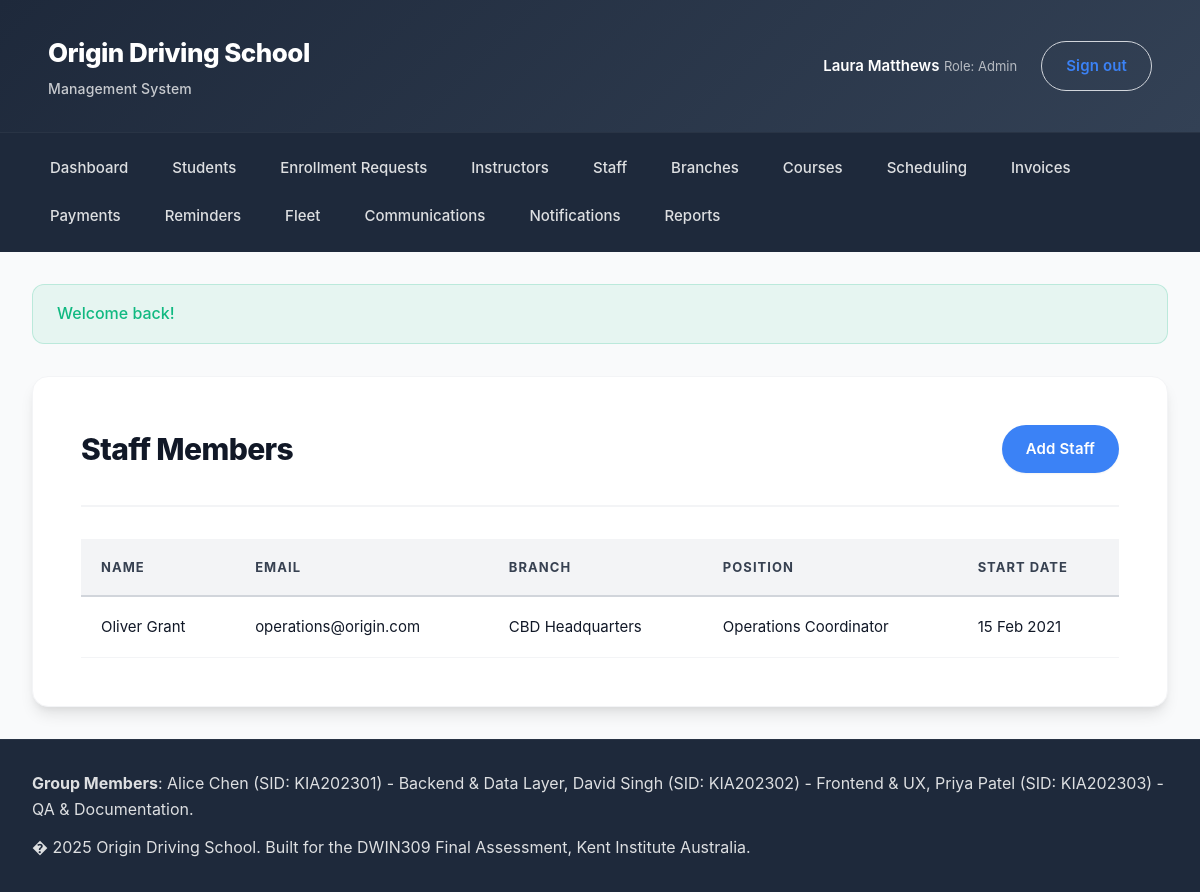
/index.php?page=staff&action=index (signed in), run on the app's committed database.
### tables this page shows
CREATE TABLE staff_profiles (
    id INT UNSIGNED AUTO_INCREMENT PRIMARY KEY,
    user_id INT UNSIGNED NOT NULL,
    branch_id INT UNSIGNED NULL,
    position_title VARCHAR(100) NULL,
    employment_type VARCHAR(40) NULL,
    start_date DATE NULL,
    notes TEXT NULL,
    created_at DATETIME DEFAULT CURRENT_TIMESTAMP,
    updated_at DATETIME DEFAULT CURRENT_TIMESTAMP ON UPDATE CURRENT_TIMESTAMP,
    CONSTRAINT fk_staff_user FOREIGN KEY (user_id) REFERENCES users(id) ON DELETE CASCADE,
    CONSTRAINT fk_staff_branch FOREIGN KEY (branch_id) REFERENCES branches(id) ON DELETE SET NULL
);

CREATE TABLE users (
    id INT UNSIGNED AUTO_INCREMENT PRIMARY KEY,
    role ENUM('admin','staff','instructor','student') NOT NULL,
    first_name VARCHAR(80) NOT NULL,
    last_name VARCHAR(80) NOT NULL,
    email VARCHAR(160) NOT NULL UNIQUE,
    phone VARCHAR(32) NULL,
    password_hash VARCHAR(255) NOT NULL,
    status ENUM('active','archived') NOT NULL DEFAULT 'active',
    branch_id INT UNSIGNED NULL,
    created_at DATETIME DEFAULT CURRENT_TIMESTAMP,
    updated_at DATETIME DEFAULT CURRENT_TIMESTAMP ON UPDATE CURRENT_TIMESTAMP,
    CONSTRAINT fk_users_branch FOREIGN KEY (branch_id) REFERENCES branches(id) ON DELETE SET NULL
);

CREATE TABLE branches (
    id INT UNSIGNED AUTO_INCREMENT PRIMARY KEY,
    name VARCHAR(120) NOT NULL,
    address VARCHAR(255) NULL,
    city VARCHAR(80) NULL,
    state VARCHAR(50) NULL,
    postcode VARCHAR(12) NULL,
    phone VARCHAR(32) NULL,
    email VARCHAR(160) NULL,
    manager_name VARCHAR(120) NULL,
    opening_hours VARCHAR(160) NULL,
    created_at DATETIME DEFAULT CURRENT_TIMESTAMP,
    updated_at DATETIME DEFAULT CURRENT_TIMESTAMP ON UPDATE CURRENT_TIMESTAMP
);

### app/Core/View.php (called while the page is built, shortened)
<?php
class View
{
    public function render(string $template, array $data = [], string $layout = 'main'): void
    {
        $viewFile = __DIR__ . '/../Views/' . $template . '.php';
        extract($data);
        include $viewFile;
    }
}

### app/Core/Controller.php (called while the page is built, shortened)
<?php
abstract class Controller
{
    protected View $view;
    public function __construct()
    {
        $this->view = new View();
    }
    protected function render(string $template, array $data = [], string $layout = 'main'): void
    {
        $this->view->render($template, $data, $layout);
    }
}

### app/Controllers/StaffController.php (called while the page is built, shortened)
<?php
class StaffController extends Controller
{
    private StaffModel $staff;
    public function __construct()
    {
        $this->staff = new StaffModel();
    }
    public function indexAction(): void
    {
        $this->render('staff/index', [
            'pageTitle' => 'Staff',
            'staff' => $this->staff->all(),
        ]);
    }
}

### app/Core/Router.php (called while the page is built, shortened)
<?php
class Router
{
    public function dispatch(): void
    {
        $action = $_GET['action'] ?? 'index';
        $method = $action . 'Action';
        $controller = new $controllerClass();
        $controller->$method();
    }
}

### index.php (called while the page is built, shortened)
<?php
$router = new App\Core\Router();
$router->dispatch();

### app/Helpers/helpers.php (called while the page is built, shortened)
<?php
if (!function_exists('e')) {
    function e(string $value): string
    {
        return htmlspecialchars($value, ENT_QUOTES, 'UTF-8');
    }
}
if (!function_exists('route')) {
    function route(string $page, string $action = 'index', array $params = []): string
    {
        $query = array_merge(['page' => $page, 'action' => $action], $params);
        return 'index.php?' . http_build_query($query);
    }
}

### app/Core/Model.php (called while the page is built, shortened)
<?php
abstract class Model
{
    public function __construct()
    {
        $this->db = Database::connection();
    }
}

### app/Core/Database.php (called while the page is built, shortened)
<?php
class Database
{
    private static ?PDO $connection = null;
    public static function init(array $config): void
    {
        $dsn = sprintf(
            'mysql:host=%s;port=%d;dbname=%s;charset=%s',
            $config['host'],
            $config['port'],
            $config['database'],
            $config['charset'] ?? 'utf8mb4'
        );
        $options = [
            PDO::ATTR_ERRMODE => PDO::ERRMODE_EXCEPTION,
            PDO::ATTR_DEFAULT_FETCH_MODE => PDO::FETCH_ASSOC,
            PDO::ATTR_EMULATE_PREPARES => false,
        ];
        try {
            self::$connection = new PDO($dsn, $config['username'], $config['password'], $options);
        } catch (PDOException $exception) {
            error_log('Database connection failed: ' . $exception->getMessage());
            throw $exception;
        }
    }
    public static function connection(): PDO
    {
        return self::$connection;
    }
}

### app/Models/StaffModel.php (called while the page is built, shortened)
<?php
class StaffModel extends Model
{
    public function all(): array
    {
        $sql = 'SELECT sp.*, u.first_name, u.last_name, u.email, u.phone, b.name AS branch_name
                FROM staff_profiles sp
                INNER JOIN users u ON u.id = sp.user_id
                LEFT JOIN branches b ON b.id = sp.branch_id
                ORDER BY u.first_name';
        $stmt = $this->db->query($sql);
        return $stmt->fetchAll();
    }
}

### app/Views/staff/index.php (the view)
<section class="card">
    <div class="card-header">
        <h1>Staff Members</h1>
        <a class="button" href="<?= route('staff', 'create'); ?>">Add Staff</a>
    </div>
    <table class="table">
        <thead>
            <tr>
                <th>Name</th>
                <th>Email</th>
                <th>Branch</th>
                <th>Position</th>
                <th>Start Date</th>
            </tr>
        </thead>
        <tbody>
            <?php if (empty($staff)): ?>
                <tr><td colspan="5">No staff accounts created.</td></tr>
            <?php else: ?>
                <?php foreach ($staff as $member): ?>
                    <tr>
                        <td><?= e(($member['first_name'] ?? '') . ' ' . ($member['last_name'] ?? '')); ?></td>
                        <td><?= e($member['email'] ?? ''); ?></td>
                        <td><?= e($member['branch_name'] ?? ''); ?></td>
                        <td><?= e($member['position_title'] ?? ''); ?></td>
                        <td><?= !empty($member['start_date']) ? e(date('d M Y', strtotime($member['start_date']))) : 'N/A'; ?></td>
                    </tr>
                <?php endforeach; ?>
            <?php endif; ?>
        </tbody>
    </table>
</section>

### assets/css/style.css (style rules this page uses)
:root { --primary: #3b82f6; --primary-dark: #2563eb; --primary-light: #60a5fa; --accent: #f59e0b; --accent-dark: #d97706; --surface: #ffffff; --surface-elevated: #ffffff; --background: #f9fafb; --background-subtle: #f3f4f6; --border: #e5e7eb; --border-light: #f3f4f6; --border-medium: #d1d5db; --text: #111827; --text-medium: #374151; --text-muted: #6b7280; --text-subtle: #9ca3af; --success: #10b981; --success-light: #34d399; --danger: #ef4444; --danger-light: #f87171; --warning: #f59e0b; --warning-light: #fbbf24; --info: #3b82f6; --info-light: #60a5fa; --radius-sm: 8px; --radius-md: 12px; --radius-lg: 16px; --radius-xl: 20px; --radius-full: 9999px; --shadow-sm: 0 1px 2px 0 rgba(0, 0, 0, 0.05); --shadow: 0 4px 6px -1px rgba(0, 0, 0, 0.1), 0 2px 4px -1px rgba(0, 0, 0, 0.06); --shadow-md: 0 10px 15px -3px rgba(0, 0, 0, 0.1), 0 4px 6px -2px rgba(0, 0, 0, 0.05); --shadow-lg: 0 20px 25px -5px rgba(0, 0, 0, 0.1), 0 10px 10px -5px rgba(0, 0, 0, 0.04); --shadow-xl: 0 25px 50px -12px rgba(0, 0, 0, 0.25); --space-xs: 0.5rem; --space-sm: 0.75rem; --space-md: 1rem; --space-lg: 1.5rem; --space-xl: 2rem; --space-2xl: 3rem; --transition-fast: 150ms cubic-bezier(0.4, 0, 0.2, 1); --transition-base: 200ms cubic-bezier(0.4, 0, 0.2, 1); --transition-slow: 300ms cubic-bezier(0.4, 0, 0.2, 1); font-size: 16px; }
* { box-sizing: border-box; margin: 0; padding: 0; }
body { font-family: -apple-system, BlinkMacSystemFont, "Inter", "Segoe UI", Roboto, "Helvetica Neue", Arial, sans-serif; color: var(--text); background: var(--background); line-height: 1.6; -webkit-font-smoothing: antialiased; -moz-osx-font-smoothing: grayscale; font-weight: 400; }
h1, h2, h3, h4, h5, h6 { line-height: 1.2; font-weight: 700; color: var(--text); }
h1 { font-size: 2.25rem; letter-spacing: -0.025em; font-weight: 800; }
a { color: var(--primary); text-decoration: none; transition: color var(--transition-fast); }
.button { display: inline-flex; align-items: center; justify-content: center; gap: var(--space-xs); padding: 0.75rem 1.5rem; border-radius: var(--radius-full); border: none; background: var(--primary); color: #ffffff; font-weight: 600; font-size: 0.9375rem; cursor: pointer; transition: all var(--transition-base); box-shadow: var(--shadow-sm); white-space: nowrap; letter-spacing: 0.01em; }
.app-shell { min-height: 100vh; display: grid; grid-template-rows: auto auto 1fr auto; }
.card { background: var(--surface); border-radius: var(--radius-lg); box-shadow: var(--shadow-md); padding: var(--space-2xl); border: 1px solid var(--border-light); transition: all var(--transition-base); }
.card-header { display: flex; justify-content: space-between; align-items: center; gap: var(--space-lg); margin-bottom: var(--space-xl); padding-bottom: var(--space-xl); border-bottom: 2px solid var(--border-light); }
.card-header h1, .card-header h2 { margin: 0; font-weight: 800; letter-spacing: -0.02em; }
.card-header h1 { font-size: 1.875rem; }
.card-header .button { margin-left: auto; }
.table { width: 100%; border-collapse: collapse; font-size: 0.9375rem; }
.table th, .table td { padding: 1.125rem 1.25rem; border-bottom: 1px solid var(--border-light); text-align: left; }
.table thead th { text-transform: uppercase; font-size: 0.8125rem; letter-spacing: 0.08em; color: var(--text-medium); font-weight: 700; background: var(--background-subtle); border-bottom: 2px solid var(--border-medium); }
.table tbody tr { transition: background var(--transition-fast); }

### data on the page
staff_profiles: user.last_name "Oliver Grant", user.email "operations@origin.com", branch.name "CBD Headquarters", position_title "Operations Coordinator", start_date "15 Feb 2021"

### other printed values
$user['first_name'] . ' ' . $user['last_name'] "Laura Matthews"
$user['role'] "Admin"
$item['label'] "Dashboard"
$item['label'] "Students"
$item['label'] "Enrollment Requests"
$item['label'] "Instructors"
$item['label'] "Staff"
$item['label'] "Branches"
$item['label'] "Courses"
$item['label'] "Scheduling"
$item['label'] "Invoices"
$item['label'] "Payments"
$item['label'] "Reminders"
$item['label'] "Fleet"
$item['label'] "Communications"
